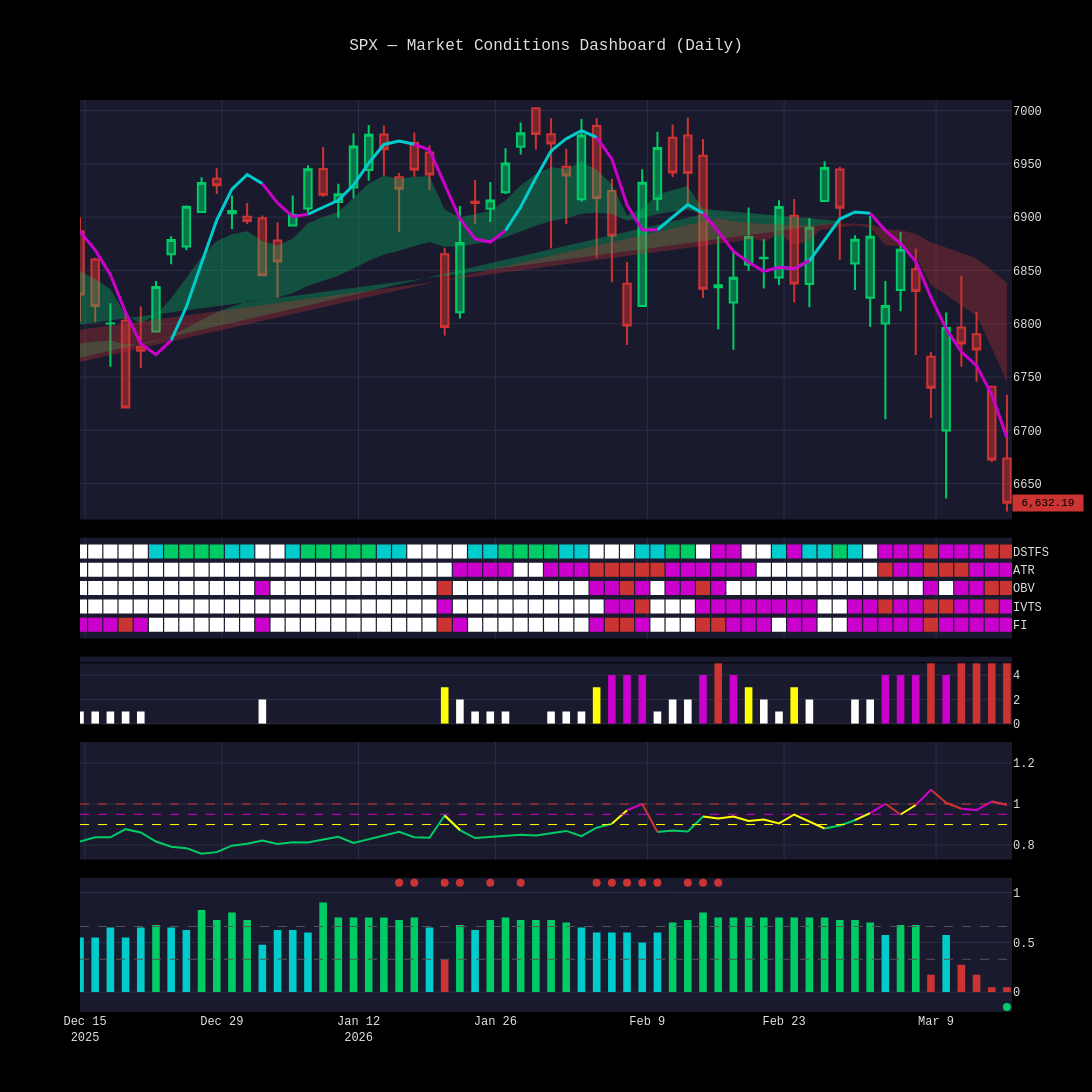

Notebook code cell kept with this figure:
### Code cell
import numpy as np

from options_analyzer.engine.atr_bollinger import compute_atr_bollinger
from options_analyzer.engine.borg_transwarp import compute_borg_transwarp_series
from options_analyzer.engine.ema_cloud import compute_ema_cloud
from options_analyzer.engine.force_index import compute_force_index_dual
from options_analyzer.engine.ivts import compute_ivts
from options_analyzer.engine.mc_warnings import compute_mc_warnings
from options_analyzer.engine.obv_bollinger import compute_obv_bollinger
from options_analyzer.visualization.market_charts import plot_full_grid

spy = candle_data["SPY"]
spx = candle_data["SPX"]
qqq = candle_data["QQQ"]
vix = candle_data["VIX"]
vix3m = candle_data["VIX3M"]

# Compute all indicators (volume-dependent ones use SPY, EMA cloud uses SPX)
ema_result = compute_ema_cloud(spx.closes)
dstfs_spy = compute_dstfs(spy.closes)
atr_result = compute_atr_bollinger(spy.highs, spy.lows, spy.closes)
obv_result = compute_obv_bollinger(spy.closes, spy.volumes)
ivts_result = compute_ivts(vix.closes, vix3m.closes)
fi_result = compute_force_index_dual(spy.closes, spy.volumes, qqq.closes, qqq.volumes)
mc_result = compute_mc_warnings(atr_result, obv_result, ivts_result, fi_result, dstfs_spy)

# Borg Transwarp needs all 20 ticker closes
borg_closes = {sym: candle_data[sym].closes for sym in BORG_TICKERS if sym in candle_data}
borg_results = compute_borg_transwarp_series(borg_closes)

print(f"All indicators computed. SPX bars: {len(spx)}, SPY bars: {len(spy)}, Borg days: {len(borg_results)}")

# Render full dashboard (candlestick + EMA cloud from SPX)
fig = plot_full_grid(
    ema_cloud_result=ema_result,
    dstfs_result=dstfs_spy,
    mc_result=mc_result,
    ivts_result=ivts_result,
    borg_results=borg_results,
    opens=spx.opens,
    highs=spx.highs,
    lows=spx.lows,
    closes=spx.closes,
    timestamps=spx.timestamps,
    title="SPX — Market Conditions Dashboard (Daily)",
)
fig.show()

### Figure 1 — Plotly figure (JSON) as saved in the notebook; plotly's stock layout.template omitted (floating-point values rounded to 4 significant figures; data arrays with more than 128 entries replaced by an {"elided": "..."} marker saying what was removed)
{"data": [{"close": {"elided": "1029 float values"}, "decreasing": {"line": {"color": "#cc3333"}}, "high": {"elided": "1029 float values"}, "increasing": {"line": {"color": "#00cc66"}}, "low": {"elided": "1029 float values"}, "name": "Price", "open": {"elided": "1029 float values"}, "showlegend": false, "type": "candlestick", "x": {"elided": "1029 str values"}, "xaxis": "x", "yaxis": "y"}, {"connectgaps": false, "hoverinfo": "skip", "line": {"width": 0}, "mode": "lines", "showlegend": false, "type": "scatter", "x": {"elided": "1029 str values"}, "xaxis": "x", "y": {"elided": "1029 float values"}, "yaxis": "y"}, {"connectgaps": false, "fill": "tonexty", "fillcolor": "rgba(0, 204, 102, 0.3)", "hoverinfo": "skip", "line": {"width": 0}, "mode": "lines", "name": "Cloud Bull", "type": "scatter", "x": {"elided": "1029 str values"}, "xaxis": "x", "y": {"elided": "1029 float values"}, "yaxis": "y"}, {"connectgaps": false, "hoverinfo": "skip", "line": {"width": 0}, "mode": "lines", "showlegend": false, "type": "scatter", "x": {"elided": "1029 str values"}, "xaxis": "x", "y": {"elided": "1029 float values"}, "yaxis": "y"}, {"connectgaps": false, "fill": "tonexty", "fillcolor": "rgba(204, 51, 51, 0.3)", "hoverinfo": "skip", "line": {"width": 0}, "mode": "lines", "name": "Cloud Bear", "type": "scatter", "x": {"elided": "1029 str values"}, "xaxis": "x", "y": {"elided": "1029 float values"}, "yaxis": "y"}, {"connectgaps": false, "line": {"color": "#00cccc", "width": 3}, "mode": "lines", "name": "HMA Rising", "type": "scatter", "x": {"elided": "1029 str values"}, "xaxis": "x", "y": {"elided": "1029 float values"}, "yaxis": "y"}, {"connectgaps": false, "line": {"color": "#cc00cc", "width": 3}, "mode": "lines", "name": "HMA Falling", "type": "scatter", "x": {"elided": "1029 str values"}, "xaxis": "x", "y": {"elided": "1029 float values"}, "yaxis": "y"}, {"hoverinfo": "skip", "marker": {"color": "#ffffff", "size": 14, "symbol": "square"}, "mode": "markers", "showlegend": false, "type": "scatter", "x": {"elided": "3087 str values"}, "xaxis": "x2", "y": {"elided": "3087 int values"}, "yaxis": "y2"}, {"hoverinfo": "skip", "marker": {"color": "#cc00cc", "size": 14, "symbol": "square"}, "mode": "markers", "showlegend": false, "type": "scatter", "x": {"elided": "1189 str values"}, "xaxis": "x2", "y": {"elided": "1189 int values"}, "yaxis": "y2"}, {"hoverinfo": "skip", "marker": {"color": "#cc3333", "size": 14, "symbol": "square"}, "mode": "markers", "showlegend": false, "type": "scatter", "x": {"elided": "350 str values"}, "xaxis": "x2", "y": {"elided": "350 int values"}, "yaxis": "y2"}, {"hoverinfo": "skip", "marker": {"color": "#00cccc", "size": 14, "symbol": "square"}, "mode": "markers", "showlegend": false, "type": "scatter", "x": {"elided": "266 str values"}, "xaxis": "x2", "y": {"elided": "266 int values"}, "yaxis": "y2"}, {"hoverinfo": "skip", "marker": {"color": "#00cc66", "size": 14, "symbol": "square"}, "mode": "markers", "showlegend": false, "type": "scatter", "x": {"elided": "253 str values"}, "xaxis": "x2", "y": {"elided": "253 int values"}, "yaxis": "y2"}, {"marker": {"color": {"elided": "1029 str values"}}, "name": "Warnings", "showlegend": false, "type": "bar", "x": {"elided": "1029 str values"}, "xaxis": "x3", "y": {"elided": "1029 float values"}, "yaxis": "y3"}, {"connectgaps": false, "line": {"color": "#00cc66", "width": 2}, "mode": "lines", "name": "IVTS <0.9", "type": "scatter", "x": {"elided": "1029 str values"}, "xaxis": "x4", "y": {"elided": "1029 float values"}, "yaxis": "y4"}, {"connectgaps": false, "line": {"color": "#ffff00", "width": 2}, "mode": "lines", "name": "IVTS 0.9-0.95", "type": "scatter", "x": {"elided": "1029 str values"}, "xaxis": "x4", "y": {"elided": "1029 float values"}, "yaxis": "y4"}, {"connectgaps": false, "line": {"color": "#cc00cc", "width": 2}, "mode": "lines", "name": "IVTS 0.95-1.0", "type": "scatter", "x": {"elided": "1029 str values"}, "xaxis": "x4", "y": {"elided": "1029 float values"}, "yaxis": "y4"}, {"connectgaps": false, "line": {"color": "#cc3333", "width": 2}, "mode": "lines", "name": "IVTS >1.0", "type": "scatter", "x": {"elided": "1029 str values"}, "xaxis": "x4", "y": {"elided": "1029 float values"}, "yaxis": "y4"}, {"marker": {"color": {"elided": "1029 str values"}}, "name": "QQQ Alloc", "showlegend": false, "type": "bar", "x": {"elided": "1029 str values"}, "xaxis": "x5", "y": {"elided": "1029 float values"}, "yaxis": "y5"}, {"marker": {"color": "#cc3333", "size": 8, "symbol": "circle"}, "mode": "markers", "name": "Overbought", "showlegend": false, "type": "scatter", "x": ["2022-04-07T16:00:00+00:00", "2022-04-08T16:00:00+00:00", "2022-04-13T16:00:00+00:00", "2022-04-14T16:00:00+00:00", "2022-04-20T16:00:00+00:00", "2022-04-21T16:00:00+00:00", "2022-08-12T16:00:00+00:00", "2022-08-15T16:00:00+00:00", "2022-08-16T16:00:00+00:00", "2022-11-23T16:00:00+00:00", "2022-11-25T16:00:00+00:00", "2022-11-30T16:00:00+00:00", "2023-04-11T16:00:00+00:00", "2023-04-24T16:00:00+00:00", "2023-06-14T16:00:00+00:00", "2023-06-15T16:00:00+00:00", "2023-07-18T16:00:00+00:00", "2023-07-19T16:00:00+00:00", "2023-07-20T16:00:00+00:00", "2023-07-21T16:00:00+00:00", "2023-07-24T16:00:00+00:00", "2023-07-25T16:00:00+00:00", "2023-07-26T16:00:00+00:00", "2023-11-24T16:00:00+00:00", "2023-11-30T16:00:00+00:00", "2023-12-01T16:00:00+00:00", "2023-12-04T16:00:00+00:00", "2023-12-13T16:00:00+00:00", "2023-12-14T16:00:00+00:00", "2023-12-15T16:00:00+00:00", "2023-12-18T16:00:00+00:00", "2023-12-19T16:00:00+00:00", "2024-01-24T16:00:00+00:00", "2024-01-25T16:00:00+00:00", "2024-01-29T16:00:00+00:00", "2024-01-30T16:00:00+00:00", "2024-03-07T16:00:00+00:00", "2024-03-13T16:00:00+00:00", "2024-03-21T16:00:00+00:00", "2024-03-27T16:00:00+00:00", "2024-03-28T16:00:00+00:00", "2024-05-15T16:00:00+00:00", "2024-05-16T16:00:00+00:00", "2024-06-12T16:00:00+00:00", "2024-06-13T16:00:00+00:00", "2024-06-14T16:00:00+00:00", "2024-06-17T16:00:00+00:00", "2024-06-18T16:00:00+00:00", "2024-07-05T16:00:00+00:00", "2024-07-08T16:00:00+00:00", "2024-07-09T16:00:00+00:00", "2024-07-10T16:00:00+00:00", "2024-07-15T16:00:00+00:00", "2024-07-16T16:00:00+00:00", "2024-07-17T16:00:00+00:00", "2024-08-21T16:00:00+00:00", "2024-08-23T16:00:00+00:00", "2024-08-26T16:00:00+00:00", "2024-08-27T16:00:00+00:00", "2024-08-30T16:00:00+00:00", "2024-09-04T16:00:00+00:00", "2025-02-25T16:00:00+00:00", "2025-05-16T16:00:00+00:00", "2025-05-19T16:00:00+00:00", "2025-07-03T16:00:00+00:00", "2025-07-23T16:00:00+00:00", "2025-07-24T16:00:00+00:00", "2025-07-25T16:00:00+00:00", "2025-07-28T16:00:00+00:00", "2025-09-22T16:00:00+00:00", "2026-01-14T16:00:00+00:00", "2026-01-15T16:00:00+00:00", "2026-01-20T16:00:00+00:00", "2026-01-21T16:00:00+00:00", "2026-01-23T16:00:00+00:00", "2026-01-27T16:00:00+00:00", "2026-02-03T16:00:00+00:00", "2026-02-04T16:00:00+00:00", "2026-02-05T16:00:00+00:00", "2026-02-06T16:00:00+00:00", "2026-02-09T16:00:00+00:00", "2026-02-11T16:00:00+00:00", "2026-02-12T16:00:00+00:00", "2026-02-13T16:00:00+00:00"], "xaxis": "x5", "y": [1.1, 1.1, 1.1, 1.1, 1.1, 1.1, 1.1, 1.1, 1.1, 1.1, 1.1, 1.1, 1.1, 1.1, 1.1, 1.1, 1.1, 1.1, 1.1, 1.1, 1.1, 1.1, 1.1, 1.1, 1.1, 1.1, 1.1, 1.1, 1.1, 1.1, 1.1, 1.1, 1.1, 1.1, 1.1, 1.1, 1.1, 1.1, 1.1, 1.1, 1.1, 1.1, 1.1, 1.1, 1.1, 1.1, 1.1, 1.1, 1.1, 1.1, 1.1, 1.1, 1.1, 1.1, 1.1, 1.1, 1.1, 1.1, 1.1, 1.1, 1.1, 1.1, 1.1, 1.1, 1.1, 1.1, 1.1, 1.1, 1.1, 1.1, 1.1, 1.1, 1.1, 1.1, 1.1, 1.1, 1.1, 1.1, 1.1, 1.1, 1.1, 1.1, 1.1, 1.1], "yaxis": "y5"}, {"marker": {"color": "#00cc66", "size": 8, "symbol": "circle"}, "mode": "markers", "name": "Oversold", "showlegend": false, "type": "scatter", "x": ["2022-02-23T16:00:00+00:00", "2022-03-08T16:00:00+00:00", "2022-04-22T16:00:00+00:00", "2022-04-26T16:00:00+00:00", "2022-04-27T16:00:00+00:00", "2022-05-09T16:00:00+00:00", "2022-05-11T16:00:00+00:00", "2022-05-12T16:00:00+00:00", "2022-06-13T16:00:00+00:00", "2022-06-14T16:00:00+00:00", "2022-06-16T16:00:00+00:00", "2022-06-17T16:00:00+00:00", "2022-08-31T16:00:00+00:00", "2022-09-01T16:00:00+00:00", "2022-09-02T16:00:00+00:00", "2022-09-06T16:00:00+00:00", "2022-09-21T16:00:00+00:00", "2022-09-22T16:00:00+00:00", "2022-09-23T16:00:00+00:00", "2022-09-26T16:00:00+00:00", "2022-09-27T16:00:00+00:00", "2022-09-29T16:00:00+00:00", "2022-09-30T16:00:00+00:00", "2022-10-11T16:00:00+00:00", "2022-10-12T16:00:00+00:00", "2022-12-27T16:00:00+00:00", "2022-12-28T16:00:00+00:00", "2023-03-13T16:00:00+00:00", "2023-08-17T16:00:00+00:00", "2023-08-18T16:00:00+00:00", "2023-09-21T16:00:00+00:00", "2023-09-22T16:00:00+00:00", "2023-09-26T16:00:00+00:00", "2023-09-27T16:00:00+00:00", "2023-10-03T16:00:00+00:00", "2023-10-26T16:00:00+00:00", "2023-10-27T16:00:00+00:00", "2024-04-17T16:00:00+00:00", "2024-04-18T16:00:00+00:00", "2024-04-19T16:00:00+00:00", "2024-04-22T16:00:00+00:00", "2024-07-24T16:00:00+00:00", "2024-07-25T16:00:00+00:00", "2024-07-30T16:00:00+00:00", "2024-08-02T16:00:00+00:00", "2024-08-05T16:00:00+00:00", "2024-08-06T16:00:00+00:00", "2024-08-07T16:00:00+00:00", "2024-09-06T16:00:00+00:00", "2025-02-27T16:00:00+00:00", "2025-03-03T16:00:00+00:00", "2025-03-04T16:00:00+00:00", "2025-03-06T16:00:00+00:00", "2025-03-10T16:00:00+00:00", "2025-03-11T16:00:00+00:00", "2025-03-12T16:00:00+00:00", "2025-03-13T16:00:00+00:00", "2025-04-03T16:00:00+00:00", "2025-04-04T16:00:00+00:00", "2025-04-07T16:00:00+00:00", "2025-04-08T16:00:00+00:00", "2025-11-20T16:00:00+00:00", "2026-03-13T16:00:00+00:00", "2026-03-15T16:00:00+00:00"], "xaxis": "x5", "y": [-0.15, -0.15, -0.15, -0.15, -0.15, -0.15, -0.15, -0.15, -0.15, -0.15, -0.15, -0.15, -0.15, -0.15, -0.15, -0.15, -0.15, -0.15, -0.15, -0.15, -0.15, -0.15, -0.15, -0.15, -0.15, -0.15, -0.15, -0.15, -0.15, -0.15, -0.15, -0.15, -0.15, -0.15, -0.15, -0.15, -0.15, -0.15, -0.15, -0.15, -0.15, -0.15, -0.15, -0.15, -0.15, -0.15, -0.15, -0.15, -0.15, -0.15, -0.15, -0.15, -0.15, -0.15, -0.15, -0.15, -0.15, -0.15, -0.15, -0.15, -0.15, -0.15, -0.15, -0.15], "yaxis": "y5"}], "layout": {"annotations": [{"bgcolor": "#cc3333", "borderpad": 2, "font": {"color": "#000000", "size": 11}, "showarrow": false, "text": " 6,632.19 ", "x": 1, "xanchor": "left", "xref": "paper", "y": 6632.0, "yref": "y"}], "bargap": 0.5, "height": 1200, "shapes": [{"line": {"color": "#000000", "width": 1}, "type": "line", "x0": 0, "x1": 1, "xref": "paper", "y0": 5, "y1": 5, "yref": "y3"}, {"line": {"color": "#ffff00", "dash": "dash", "width": 1}, "type": "line", "x0": 0, "x1": 1, "xref": "paper", "y0": 0.9, "y1": 0.9, "yref": "y4"}, {"line": {"color": "#cc00cc", "dash": "dash", "width": 1}, "type": "line", "x0": 0, "x1": 1, "xref": "paper", "y0": 0.95, "y1": 0.95, "yref": "y4"}, {"line": {"color": "#cc3333", "dash": "dash", "width": 1}, "type": "line", "x0": 0, "x1": 1, "xref": "paper", "y0": 1, "y1": 1, "yref": "y4"}, {"line": {"color": "#555555", "dash": "dash", "width": 1}, "type": "line", "x0": 0, "x1": 1, "xref": "paper", "y0": 0.33, "y1": 0.33, "yref": "y5"}, {"line": {"color": "#555555", "dash": "dash", "width": 1}, "type": "line", "x0": 0, "x1": 1, "xref": "paper", "y0": 0.66, "y1": 0.66, "yref": "y5"}], "showlegend": false, "title": {"text": "SPX — Market Conditions Dashboard (Daily)"}, "width": 1400, "xaxis": {"anchor": "y", "domain": [0, 1], "matches": "x5", "range": ["2025-12-12T16:00:00+00:00", "2026-03-15T16:00:00+00:00"], "rangebreaks": [{"bounds": ["sat", "mon"]}, {"values": ["2022-02-21", "2022-04-15", "2022-05-30", "2022-06-20", "2022-07-04", "2022-09-05", "2022-11-24", "2022-12-26", "2023-01-02", "2023-01-16", "2023-02-20", "2023-04-07", "2023-05-29", "2023-06-19", "2023-07-04", "2023-09-04", "2023-11-23", "2023-12-25", "2024-01-01", "2024-01-15", "2024-02-19", "2024-03-29", "2024-05-27", "2024-06-19", "2024-07-04", "2024-09-02", "2024-11-28", "2024-12-25", "2025-01-01", "2025-01-09", "2025-01-20", "2025-02-17", "2025-04-18", "2025-05-26", "2025-06-19", "2025-07-04", "2025-09-01", "2025-11-27", "2025-12-25", "2026-01-01", "2026-01-19", "2026-02-16"]}], "rangeslider": {"visible": false}, "showticklabels": false}, "xaxis2": {"anchor": "y2", "domain": [0, 1], "matches": "x5", "range": ["2025-12-12T16:00:00+00:00", "2026-03-15T16:00:00+00:00"], "rangebreaks": [{"bounds": ["sat", "mon"]}, {"values": ["2022-02-21", "2022-04-15", "2022-05-30", "2022-06-20", "2022-07-04", "2022-09-05", "2022-11-24", "2022-12-26", "2023-01-02", "2023-01-16", "2023-02-20", "2023-04-07", "2023-05-29", "2023-06-19", "2023-07-04", "2023-09-04", "2023-11-23", "2023-12-25", "2024-01-01", "2024-01-15", "2024-02-19", "2024-03-29", "2024-05-27", "2024-06-19", "2024-07-04", "2024-09-02", "2024-11-28", "2024-12-25", "2025-01-01", "2025-01-09", "2025-01-20", "2025-02-17", "2025-04-18", "2025-05-26", "2025-06-19", "2025-07-04", "2025-09-01", "2025-11-27", "2025-12-25", "2026-01-01", "2026-01-19", "2026-02-16"]}], "showticklabels": false}, "xaxis3": {"anchor": "y3", "domain": [0, 1], "matches": "x5", "range": ["2025-12-12T16:00:00+00:00", "2026-03-15T16:00:00+00:00"], "rangebreaks": [{"bounds": ["sat", "mon"]}, {"values": ["2022-02-21", "2022-04-15", "2022-05-30", "2022-06-20", "2022-07-04", "2022-09-05", "2022-11-24", "2022-12-26", "2023-01-02", "2023-01-16", "2023-02-20", "2023-04-07", "2023-05-29", "2023-06-19", "2023-07-04", "2023-09-04", "2023-11-23", "2023-12-25", "2024-01-01", "2024-01-15", "2024-02-19", "2024-03-29", "2024-05-27", "2024-06-19", "2024-07-04", "2024-09-02", "2024-11-28", "2024-12-25", "2025-01-01", "2025-01-09", "2025-01-20", "2025-02-17", "2025-04-18", "2025-05-26", "2025-06-19", "2025-07-04", "2025-09-01", "2025-11-27", "2025-12-25", "2026-01-01", "2026-01-19", "2026-02-16"]}], "showticklabels": false}, "xaxis4": {"anchor": "y4", "domain": [0, 1], "matches": "x5", "range": ["2025-12-12T16:00:00+00:00", "2026-03-15T16:00:00+00:00"], "rangebreaks": [{"bounds": ["sat", "mon"]}, {"values": ["2022-02-21", "2022-04-15", "2022-05-30", "2022-06-20", "2022-07-04", "2022-09-05", "2022-11-24", "2022-12-26", "2023-01-02", "2023-01-16", "2023-02-20", "2023-04-07", "2023-05-29", "2023-06-19", "2023-07-04", "2023-09-04", "2023-11-23", "2023-12-25", "2024-01-01", "2024-01-15", "2024-02-19", "2024-03-29", "2024-05-27", "2024-06-19", "2024-07-04", "2024-09-02", "2024-11-28", "2024-12-25", "2025-01-01", "2025-01-09", "2025-01-20", "2025-02-17", "2025-04-18", "2025-05-26", "2025-06-19", "2025-07-04", "2025-09-01", "2025-11-27", "2025-12-25", "2026-01-01", "2026-01-19", "2026-02-16"]}], "showticklabels": false}, "xaxis5": {"anchor": "y5", "domain": [0, 1], "range": ["2025-12-12T16:00:00+00:00", "2026-03-15T16:00:00+00:00"], "rangebreaks": [{"bounds": ["sat", "mon"]}, {"values": ["2022-02-21", "2022-04-15", "2022-05-30", "2022-06-20", "2022-07-04", "2022-09-05", "2022-11-24", "2022-12-26", "2023-01-02", "2023-01-16", "2023-02-20", "2023-04-07", "2023-05-29", "2023-06-19", "2023-07-04", "2023-09-04", "2023-11-23", "2023-12-25", "2024-01-01", "2024-01-15", "2024-02-19", "2024-03-29", "2024-05-27", "2024-06-19", "2024-07-04", "2024-09-02", "2024-11-28", "2024-12-25", "2025-01-01", "2025-01-09", "2025-01-20", "2025-02-17", "2025-04-18", "2025-05-26", "2025-06-19", "2025-07-04", "2025-09-01", "2025-11-27", "2025-12-25", "2026-01-01", "2026-01-19", "2026-02-16"]}]}, "yaxis": {"anchor": "x", "domain": [0.54, 1], "range": [6616.0, 7010.0], "side": "right"}, "yaxis2": {"anchor": "x2", "domain": [0.4096, 0.52], "side": "right", "ticktext": ["FI", "IVTS", "OBV", "ATR", "DSTFS"], "tickvals": [0, 1, 2, 3, 4]}, "yaxis3": {"anchor": "x3", "domain": [0.316, 0.3896], "range": [0, 5.5], "side": "right"}, "yaxis4": {"anchor": "x4", "domain": [0.1672, 0.296], "side": "right"}, "yaxis5": {"anchor": "x5", "domain": [0, 0.1472], "range": [-0.2, 1.15], "side": "right"}}}
